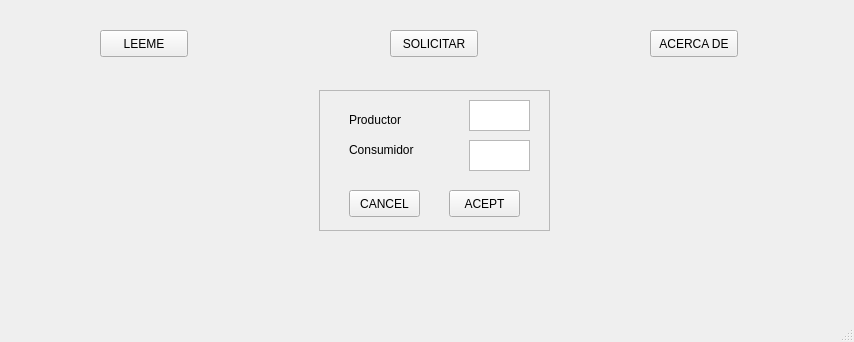
<?xml version="1.0" encoding="UTF-8"?>
<ui version="4.0">
 <class>MainWindow</class>
 <widget class="QMainWindow" name="MainWindow">
  <property name="geometry">
   <rect>
    <x>0</x>
    <y>0</y>
    <width>854</width>
    <height>342</height>
   </rect>
  </property>
  <property name="windowTitle">
   <string>MainWindow</string>
  </property>
  <widget class="QWidget" name="centralWidget">
   <widget class="QPushButton" name="leeme">
    <property name="geometry">
     <rect>
      <x>100</x>
      <y>30</y>
      <width>88</width>
      <height>27</height>
     </rect>
    </property>
    <property name="text">
     <string>LEEME</string>
    </property>
   </widget>
   <widget class="QPushButton" name="solicitar">
    <property name="geometry">
     <rect>
      <x>390</x>
      <y>30</y>
      <width>88</width>
      <height>27</height>
     </rect>
    </property>
    <property name="text">
     <string>SOLICITAR</string>
    </property>
   </widget>
   <widget class="QPushButton" name="acerca">
    <property name="geometry">
     <rect>
      <x>650</x>
      <y>30</y>
      <width>88</width>
      <height>27</height>
     </rect>
    </property>
    <property name="text">
     <string>ACERCA DE</string>
    </property>
   </widget>
   <widget class="QLabel" name="TextL">
    <property name="geometry">
     <rect>
      <x>40</x>
      <y>80</y>
      <width>221</width>
      <height>201</height>
     </rect>
    </property>
    <property name="font">
     <font>
      <pointsize>9</pointsize>
     </font>
    </property>
    <property name="text">
     <string/>
    </property>
   </widget>
   <widget class="QLabel" name="TextA">
    <property name="geometry">
     <rect>
      <x>580</x>
      <y>80</y>
      <width>211</width>
      <height>201</height>
     </rect>
    </property>
    <property name="font">
     <font>
      <pointsize>9</pointsize>
     </font>
    </property>
    <property name="layoutDirection">
     <enum>Qt::LeftToRight</enum>
    </property>
    <property name="text">
     <string/>
    </property>
    <property name="alignment">
     <set>Qt::AlignRight|Qt::AlignTrailing|Qt::AlignVCenter</set>
    </property>
   </widget>
   <widget class="QFrame" name="frame">
    <property name="geometry">
     <rect>
      <x>319</x>
      <y>90</y>
      <width>231</width>
      <height>141</height>
     </rect>
    </property>
    <property name="frameShape">
     <enum>QFrame::StyledPanel</enum>
    </property>
    <property name="frameShadow">
     <enum>QFrame::Raised</enum>
    </property>
    <widget class="QPushButton" name="acept">
     <property name="geometry">
      <rect>
       <x>130</x>
       <y>100</y>
       <width>71</width>
       <height>27</height>
      </rect>
     </property>
     <property name="text">
      <string>ACEPT</string>
     </property>
    </widget>
    <widget class="QPushButton" name="Cancel">
     <property name="geometry">
      <rect>
       <x>30</x>
       <y>100</y>
       <width>71</width>
       <height>27</height>
      </rect>
     </property>
     <property name="text">
      <string>CANCEL</string>
     </property>
    </widget>
    <widget class="QTextEdit" name="textEdit">
     <property name="geometry">
      <rect>
       <x>150</x>
       <y>10</y>
       <width>61</width>
       <height>31</height>
      </rect>
     </property>
    </widget>
    <widget class="QTextEdit" name="textEdit_2">
     <property name="geometry">
      <rect>
       <x>150</x>
       <y>50</y>
       <width>61</width>
       <height>31</height>
      </rect>
     </property>
    </widget>
    <widget class="QLabel" name="label">
     <property name="geometry">
      <rect>
       <x>30</x>
       <y>20</y>
       <width>67</width>
       <height>19</height>
      </rect>
     </property>
     <property name="text">
      <string>Productor</string>
     </property>
    </widget>
    <widget class="QLabel" name="label_2">
     <property name="geometry">
      <rect>
       <x>30</x>
       <y>50</y>
       <width>81</width>
       <height>19</height>
      </rect>
     </property>
     <property name="text">
      <string>Consumidor</string>
     </property>
    </widget>
   </widget>
  </widget>
  <widget class="QStatusBar" name="statusBar"/>
 </widget>
 <layoutdefault spacing="6" margin="11"/>
 <resources/>
 <connections/>
</ui>
